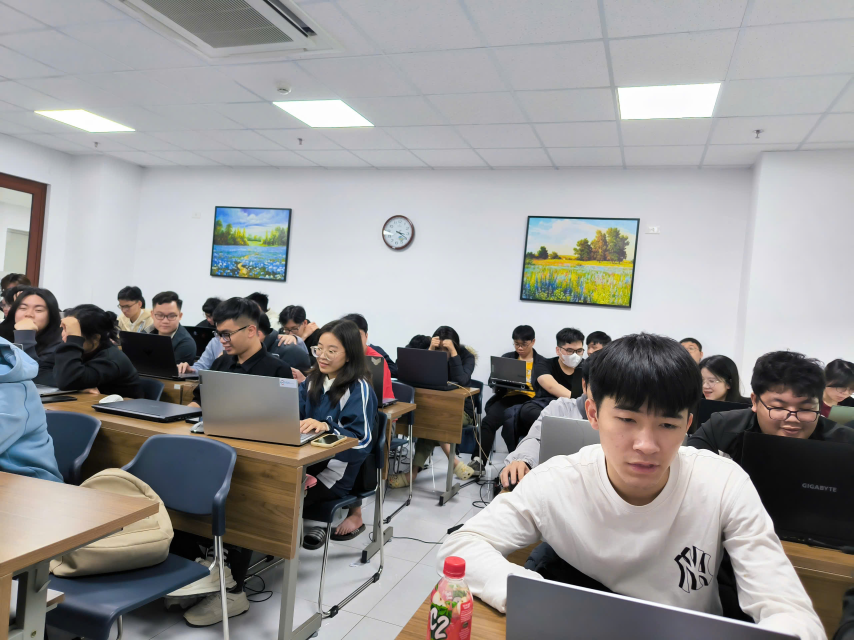
#> input picture img/class1.jpg, 2560 x 1920 px, found by its file name (shown at 1/3 size)
$ python 6.py
#> lines starting #> are read from the running program, lines starting #| are printed output that depends on the picture; long printed decimals are rounded
import numpy as np
import cv2
import matplotlib.pyplot as plt

# --- Exercise 6: Real-world Two-view Geometry ---
print("=== Real-world Two-view Geometry ===")

# Step 1: Load the two overlapping images
img1 = cv2.imread('img/class1.jpg')
#> img1 is the input picture: shape (1920, 2560, 3); mean B, G, R 149.2, 149.5, 150.8
img2 = cv2.imread('img/class2.jpg')
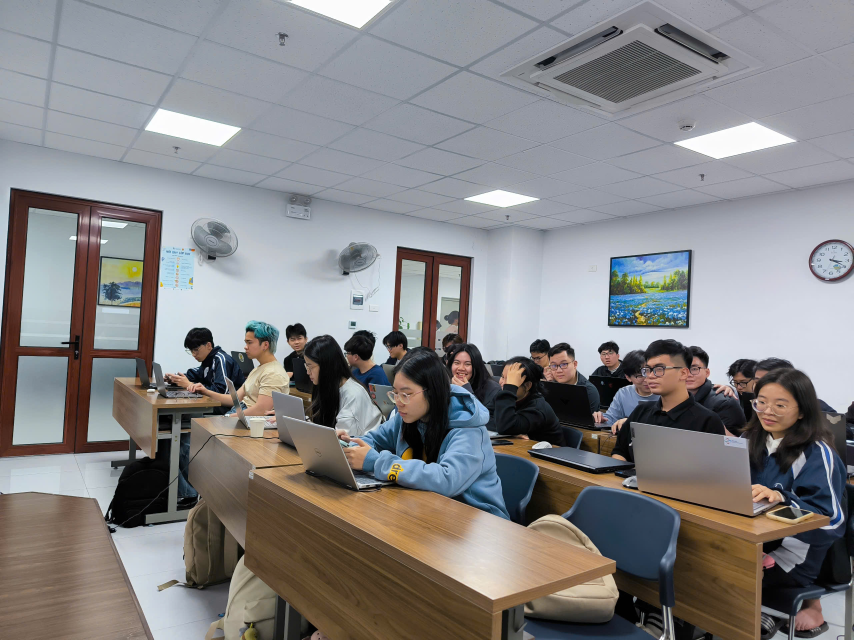
#> input picture img/class2.jpg, 2560 x 1920 px, found by its file name (shown at 1/3 size)
#> img2 is the input picture: shape (1920, 2560, 3); mean B, G, R 132.5, 131.5, 132.9

if img1 is None or img2 is None:
    print("Error: Could not load one or both images.")
    exit()

# Convert images to grayscale for feature detection
gray1 = cv2.cvtColor(img1, cv2.COLOR_BGR2GRAY)
gray2 = cv2.cvtColor(img2, cv2.COLOR_BGR2GRAY)
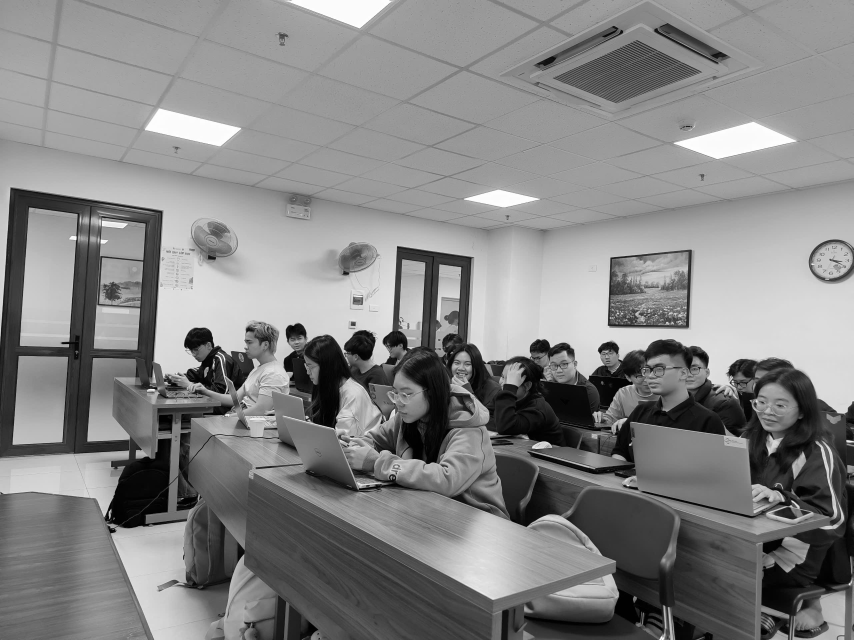
#> gray2: shape (1920, 2560) (shown at 1/3 size); min 0, max 255, mean 132.1

# Step 2: Detect and match features using SIFT
sift = cv2.SIFT_create()

# Detect keypoints and compute descriptors
kp1, des1 = sift.detectAndCompute(gray1, None)
#> kp1 = 8160 keypoints; strongest (x, y, size): (1572, 1002, 39.5), (1137, 1718, 2.6), (1125, 1471, 2.8), (1349, 1594, 10.8)
kp2, des2 = sift.detectAndCompute(gray2, None)
#> kp2 = 8368 keypoints; strongest (x, y, size): (593, 1016, 48.4), (1891, 1334, 4.5), (886, 993, 32.8), (680, 1170, 3.5)

# Match features using FLANN-based matcher
FLANN_INDEX_KDTREE = 1
index_params = dict(algorithm=FLANN_INDEX_KDTREE, trees=5)
search_params = dict(checks=50)
flann = cv2.FlannBasedMatcher(index_params, search_params)
matches = flann.knnMatch(des1, des2, k=2)
#> matches = 8160 matches

# Apply Lowe's ratio test to filter good matches
good_matches = []
pts1 = []
pts2 = []
for m, n in matches:
    if m.distance < 0.75 * n.distance:
        good_matches.append(m)
        pts1.append(kp1[m.queryIdx].pt)
        pts2.append(kp2[m.trainIdx].pt)
#> after the loop, good_matches = 448 matches; pts1 = 448 pairs, first value 6.88 to 2544, second value 13.61 to 1900.3; pts2 = 448 pairs, first value 164.5 to 2549.8, second value 111.3 to 1909

pts1 = np.float32(pts1)
pts2 = np.float32(pts2)

# Draw matches (for visualization)
img_matches = cv2.drawMatches(img1, kp1, img2, kp2, good_matches, None, flags=cv2.DrawMatchesFlags_NOT_DRAW_SINGLE_POINTS)
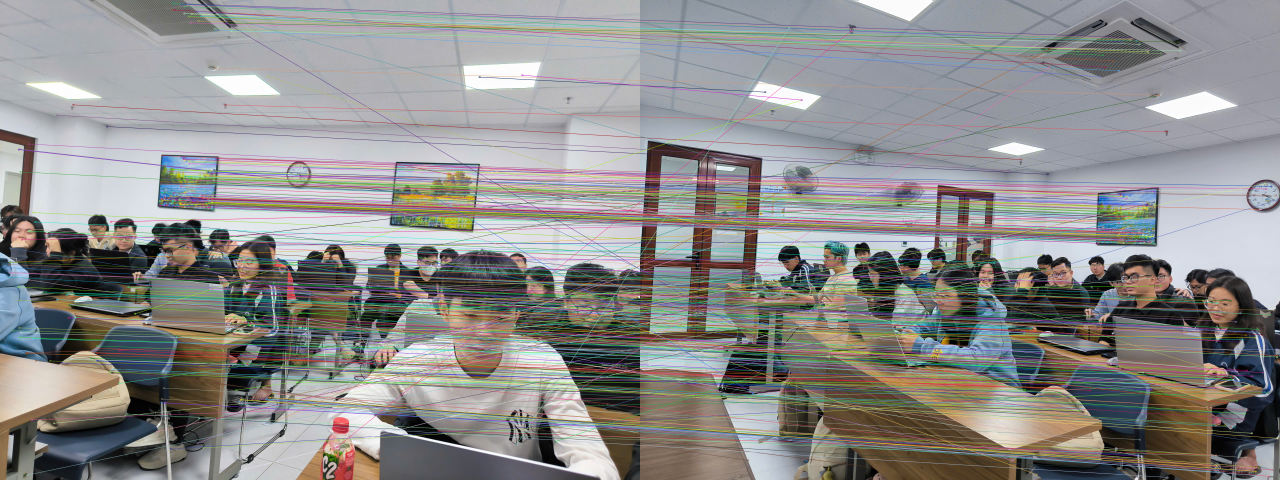
#> img_matches: shape (1920, 5120, 3) (shown at 1/4 size); mean B, G, R 140, 140.9, 141.6
plt.figure(figsize=(12, 6))
plt.imshow(cv2.cvtColor(img_matches, cv2.COLOR_BGR2RGB))
plt.title('SIFT Feature Matches')
plt.axis('off')
plt.show()

# Step 3: Compute the fundamental matrix F using RANSAC
F, mask = cv2.findFundamentalMat(pts1, pts2, cv2.FM_RANSAC, ransacReprojThreshold=1.0, confidence=0.99)
#> F = [[-1.37e-08, 5.95e-07, -0.000541], [-2.54e-07, 1.13e-08, -0.000828], [0.000275, -0.000135, 1]]; mask = 448 values, max 1 at index 3, min 0 at index 0, mean 0.487

# Filter matches using the mask from RANSAC
inliers1 = []
inliers2 = []
for i in range(len(mask)):
    if mask[i]:
        inliers1.append(pts1[i])
        inliers2.append(pts2[i])
#> after the loop, inliers1 = 218 pairs, first value 37.74 to 1677, second value 418.9 to 1673.1; inliers2 = 218 pairs, first value 480.9 to 2548.4, second value 638 to 1909

inliers1 = np.array(inliers1)
inliers2 = np.array(inliers2)

print("Fundamental Matrix F:")
print(F)
#| [[-1.37335999e-08  5.95426519e-07 -5.41361441e-04]
#|  [-2.53632125e-07  1.12653387e-08 -8.28336544e-04]
#|  [ 2.74907665e-04 -1.34621381e-04  1.00000000e+00]]

# Step 4: Draw epipolar lines
# Compute epipolar lines in the second image for points in the first image
lines2 = cv2.computeCorrespondEpilines(inliers1.reshape(-1, 1, 2), 1, F)
#> lines2 = 218 rows, first 8: [0.128, -0.992, 1037.5], [0.129, -0.992, 1037.1], [0.275, -0.961, 974.8], [0.299, -0.954, 962.1], [0.336, -0.942, 941.3], [0.335, -0.942, 942], [-0.0174, -1, 1076.2], [0.0136, -1, 1069.8]
lines2 = lines2.reshape(-1, 3)

# Compute epipolar lines in the first image for points in the second image
lines1 = cv2.computeCorrespondEpilines(inliers2.reshape(-1, 1, 2), 2, F)
#> lines1 = 218 rows, first 8: [-0.0779, 0.997, -1083.9], [-0.0786, 0.997, -1085.8], [-0.142, 0.99, -1286], [-0.154, 0.988, -1321.7], [-0.171, 0.985, -1375.7], [-0.171, 0.985, -1373.7], [-0.0154, 1, -884.4], [-0.0287, 1, -927.2]
lines1 = lines1.reshape(-1, 3)

# Function to draw epipolar lines
def draw_epipolar_lines(img, lines, points, color):
#> called with lines = array of shape (218, 3), points = array of shape (218, 2), color = (255, 0, 0)
    img_copy = img.copy()
    h, w = img.shape[:2]
#> h = 1920; w = 2560
    for line, pt in zip(lines, points):
        a, b, c = line
        # Line equation: ax + by + c = 0
        # At x = 0: y = -c/b
        # At x = w-1: y = -(a*(w-1) + c)/b
        if abs(b) > 1e-10:
            y0 = -c / b
            y1 = -(a * (w - 1) + c) / b
            pt1 = (0, int(y0))
            pt2 = (w - 1, int(y1))
            cv2.line(img_copy, pt1, pt2, color, 1)
            cv2.circle(img_copy, (int(pt[0]), int(pt[1])), 5, (0, 255, 0), -1)
#> this loop made 218 passes
#> (pt, a, b, c, y0, y1, pt1, pt2) on passes 1 to 8: ([37.74, 1089.3], -0.0779, 0.997, -1083.9, 1087.2, 1287.2, (0, 1087), (2559, 1287)), ([47.53, 1091.9], -0.0786, 0.997, -1085.8, 1089.2, 1290.8, (0, 1089), (2559, 1290)), ([76.83, 1311.2], -0.142, 0.99, -1286, 1299.2, 1667.4, (0, 1299), (2559, 1667)), ([79.05, 1349.6], -0.154, 0.988, -1321.7, 1337.7, 1736.3, (0, 1337), (2559, 1736)), ([103.8, 1414], -0.171, 0.985, -1375.7, 1396.3, 1841.4, (0, 1396), (2559, 1841)), ([109.1, 1412.8], -0.171, 0.985, -1373.7, 1394.1, 1837.5, (0, 1394), (2559, 1837)), ([140.8, 887.4], -0.0154, 1, -884.4, 884.5, 923.9, (0, 884), (2559, 923)), ([182.2, 933.2], -0.0287, 1, -927.2, 927.6, 1001.1, (0, 927), (2559, 1001))
#> (a, b, c, y0, y1, pt1, pt2) on passes 61 to 66: (0.0113, 1, -798.1, 798.2, 769.2, (0, 798), (2559, 769)), (0.0379, 0.999, -711.7, 712.3, 615.2, (0, 712), (2559, 615)), (0.0379, 0.999, -711.7, 712.3, 615.2, (0, 712), (2559, 615)), (0.0109, 1, -799.6, 799.6, 771.8, (0, 799), (2559, 771)), (0.0124, 1, -794.5, 794.6, 762.8, (0, 794), (2559, 762)), (0.00378, 1, -822.5, 822.5, 812.9, (0, 822), (2559, 812))
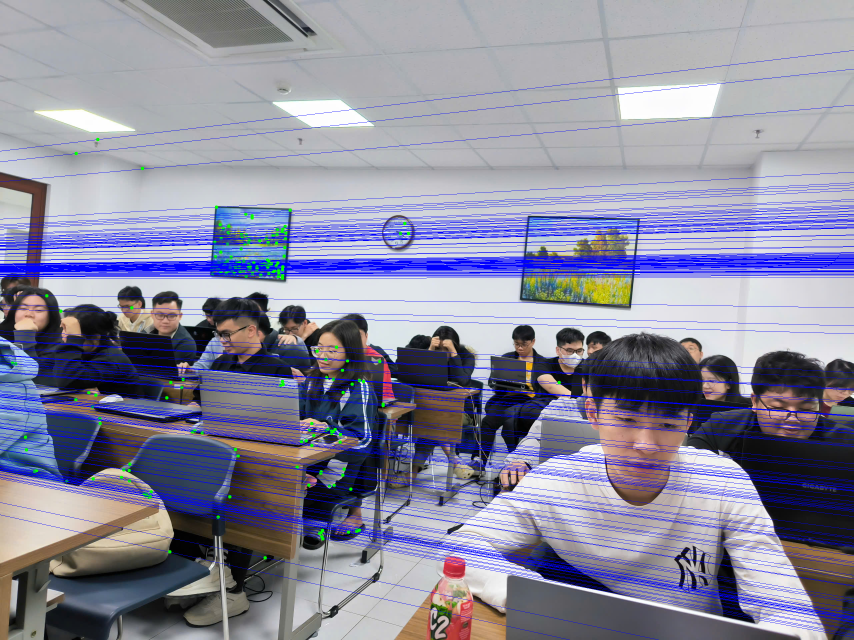
#> img_copy: shape (1920, 2560, 3) (shown at 1/3 size); mean B, G, R 157.5, 137.1, 137.7
    return img_copy

# Draw epipolar lines on both images
img1_lines = draw_epipolar_lines(img1, lines1, inliers1, (255, 0, 0))  # Blue lines
img2_lines = draw_epipolar_lines(img2, lines2, inliers2, (255, 0, 0))  # Blue lines
#> call 2 of draw_epipolar_lines, with lines = array of shape (218, 3), points = array of shape (218, 2), color = (255, 0, 0)
#> the loop in draw_epipolar_lines (call 2), `for line, pt in zip(lines, points):` made 218 passes
#> (line, pt) on passes 1 to 3: ([0.128, -0.992, 1037.5], [1417.1, 1230]), ([0.129, -0.992, 1037.1], [1426.1, 1233]), ([0.275, -0.961, 974.8], [1449.3, 1427.7])
#> after the loop in draw_epipolar_lines (call 2), `for line, pt in zip(lines, points):`:
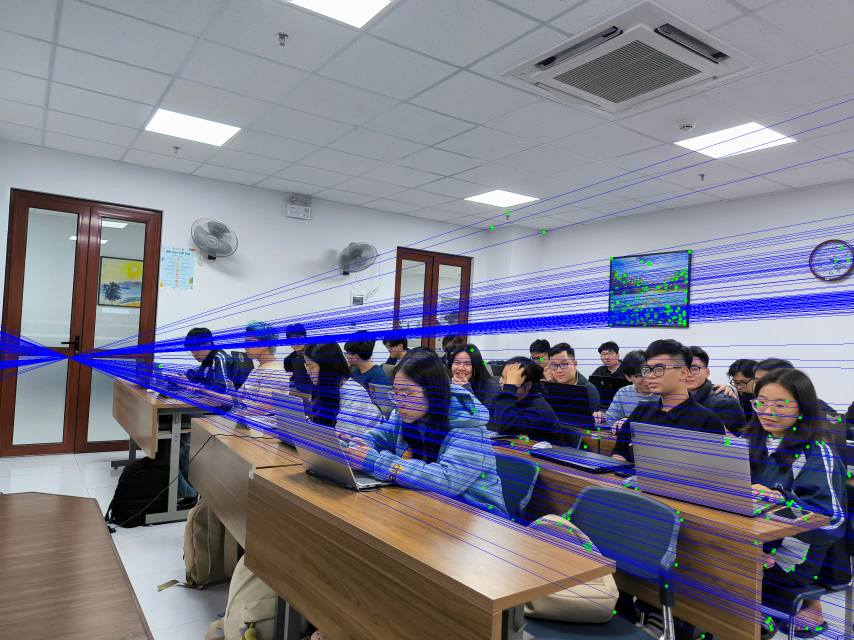
#> img_copy: shape (1920, 2560, 3) (shown at 1/3 size); mean B, G, R 140.3, 123.9, 124.7

# Visualize the images with epipolar lines
plt.figure(figsize=(12, 6))
plt.subplot(121)
plt.imshow(cv2.cvtColor(img1_lines, cv2.COLOR_BGR2RGB))
plt.title('First Image with Epipolar Lines')
plt.axis('off')
plt.subplot(122)
plt.imshow(cv2.cvtColor(img2_lines, cv2.COLOR_BGR2RGB))
plt.title('Second Image with Epipolar Lines')
plt.axis('off')
plt.show()
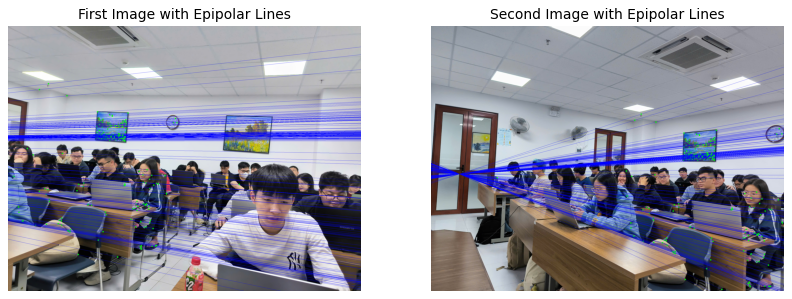
#> figure drawn by matplotlib, 2 panels

# Step 5: Triangulate 3D points
# For triangulation, we need camera matrices P and P'
# First, we need to recover P and P' from F (requires camera intrinsics)
# For simplicity, assume intrinsics K and K' (in practice, calibrate the camera)
K = np.array([
    [500,   0, 320],
    [  0, 500, 240],
    [  0,   0,   1]
], dtype=np.float32)
K_prime = K  # Assume same intrinsics for both cameras (simplification)

# Compute essential matrix E from F: E = K'^T F K
E = K.T @ F @ K

# Decompose E to get R and t
_, R, t, _ = cv2.recoverPose(E, inliers1, inliers2, K)

# Construct camera matrices
P1 = K @ np.hstack([np.eye(3), np.zeros((3, 1))])  # First camera: [I | 0]
P2 = K @ np.hstack([R, t])  # Second camera: [R | t]

# Triangulate points
points_4d = cv2.triangulatePoints(P1, P2, inliers1.T, inliers2.T)
points_3d = points_4d[:3] / points_4d[3]  # Convert from homogeneous to 3D coordinates
points_3d = points_3d.T

print("\nTriangulated 3D Points:")
print(points_3d)
#| [[ 0.4952  0.08913  0.02128]
#|  [ 0.4829  0.1001  0.03496]
#|  [ 0.362  0.1946   0.1071]
#|  [ 0.3493  0.2044  0.11]
#|  [ 0.3325  0.2215  0.1172 ]
#|  [ 0.3331  0.222   0.1183]
#|  [ 0.4493  0.1296  0.1329]
#|  [ 0.3973  0.1805  0.2057]
#|  [ 0.3364  0.2355  0.1337]
#|  [ 0.3748  0.2112  0.1665]
#|  [ 0.3748  0.2112  0.1665]
#|  [-2.649   2.269   11.351  ]
#> (further printed lines are left out)

# Step 6: Visualize the 3D points (optional)
fig = plt.figure(figsize=(8, 6))
ax = fig.add_subplot(111, projection='3d')
ax.scatter(points_3d[:, 0], points_3d[:, 1], points_3d[:, 2], c='b', marker='o')
ax.set_xlabel('X')
ax.set_ylabel('Y')
ax.set_zlabel('Z')
plt.title('Triangulated 3D Points')
plt.show()
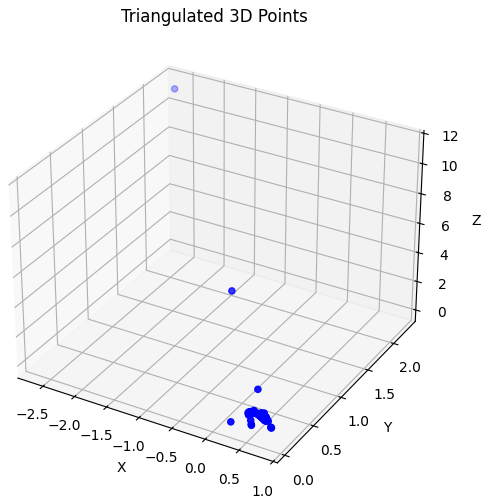
#> figure drawn by matplotlib, 1 panel
